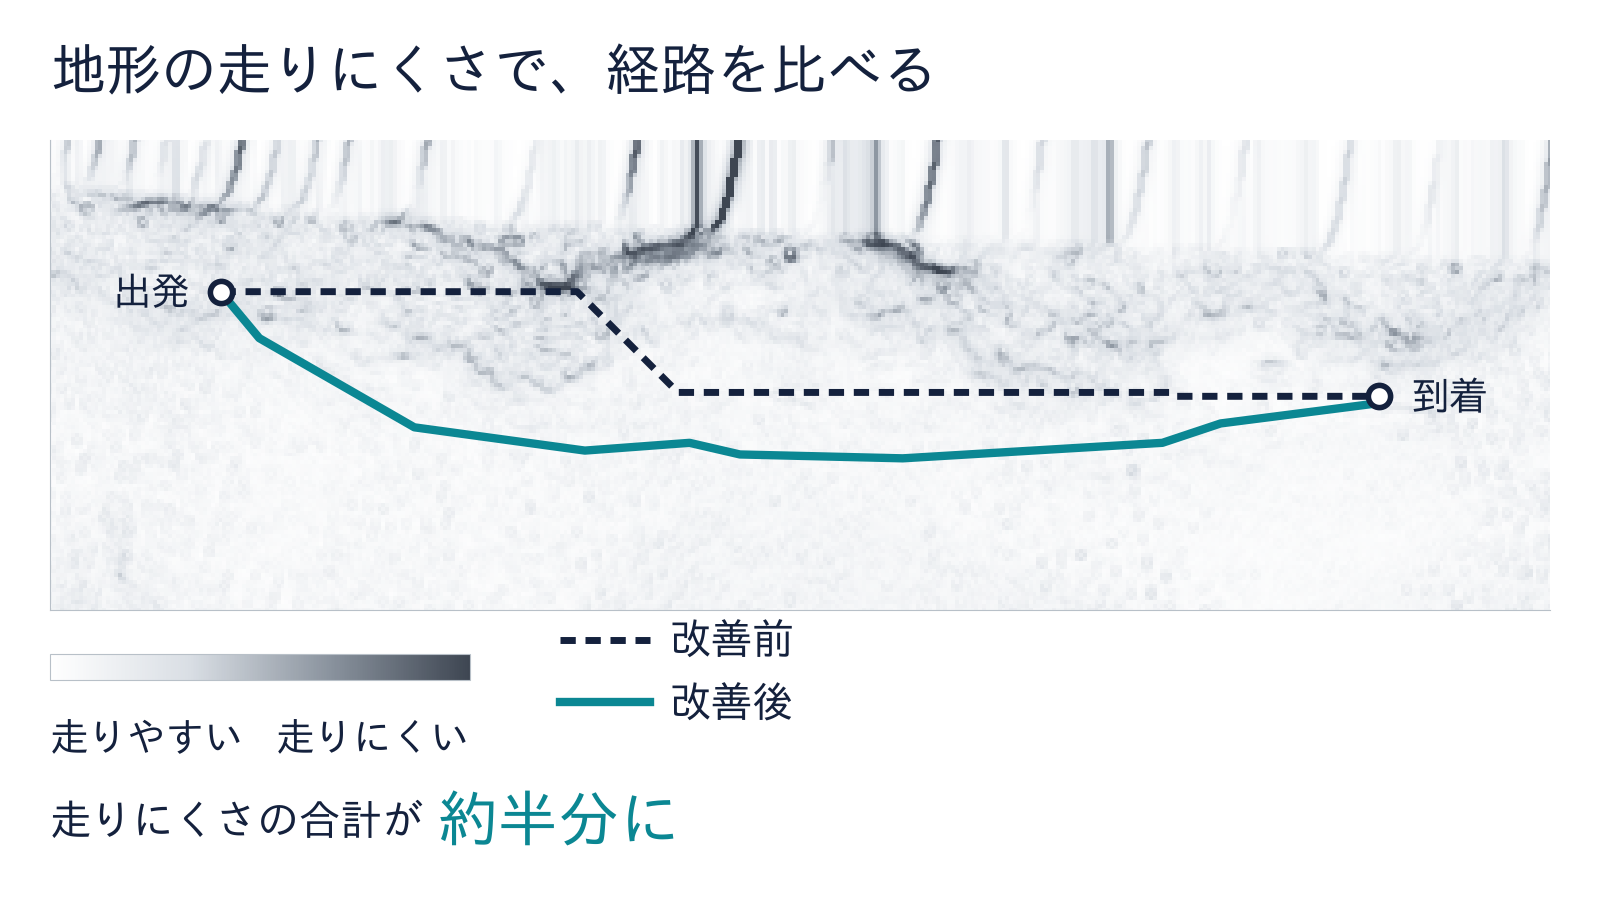

Write the Python code that produced this figure.
"""就活の動画（ヤマハ発動機インターンのエントリー）用：改善前と改善後の経路を、地形の走りにくさの地図の上で比べる図。

使うのはリポジトリの実際の結果だけ：
  - 砂浜は ICAROB 要旨の図と同じ規則で選んだもの（conference/experiments/abstract_figure.py の rule_first、08OB86_-0205）。
  - 経路は同じ設定で計画し直し、保存済みの conference/results/real_beach_las/offline.csv と一致することを確かめてから描く（一致しなければ止まる）。
  - 背景の色は、計画に使う地形の走りにくさ（傾きと凸凹から作るコスト、TraversabilityMap.cost）。
  - 「走りにくさの合計」は、経路に沿った走りにくさの合計（長さ × 経路上の平均コスト）。図には丸めた割合だけを書く。
改善前＝地形を考えない最短経路（A*）、改善後＝地形を考えた経路（TA*-S）。図にはアルゴリズム名を書かない。

実行：python3 figures/sugihara_compare.py（リポジトリの直下から）
出力：figures/sugihara_compare.png（1600×900、背景は白）
"""

import sys
from pathlib import Path

import numpy as np
import pandas as pd
import matplotlib

matplotlib.use("Agg")
import matplotlib.pyplot as plt
from matplotlib import font_manager
from matplotlib.colors import LinearSegmentedColormap

ROOT = Path(__file__).resolve().parents[1]
sys.path.insert(0, str(ROOT / "conference"))
from experiments.abstract_figure import OFFLINE, paths_for  # noqa: E402
from tapp.config import RESOLUTION  # noqa: E402

PATCH = "08OB86_-0205"
OUT = ROOT / "figures" / "sugihara_compare.png"
NAVY, TEAL = "#14213D", "#0B8793"
FONTS = ["Meiryo", "Hiragino Sans", "Hiragino Kaku Gothic ProN", "Hiragino Kaku Gothic Pro",
         "IPAGothic", "IPAPGothic", "Noto Sans CJK JP"]


def japanese_font():
    available = {f.name for f in font_manager.fontManager.ttflist}
    for name in FONTS:
        if name in available:
            return name
    raise RuntimeError("日本語のフォントが見つかりません（メイリオかヒラギノ角ゴを入れてください）")


def main():
    font = japanese_font()
    plt.rcParams.update({"font.family": font, "font.size": 28})
    offline = pd.read_csv(OFFLINE)
    sc, paths = paths_for(PATCH, offline)
    for label, p in paths.items():
        if not all(ok for _, _, ok in p["check"].values()):
            raise RuntimeError(f"{label}: 保存済みの結果と一致しない")
    tm = sc["tmap"]
    totals = {k: p["metrics"]["length_xy"] * p["metrics"]["mean_cost"] for k, p in paths.items()}
    ratio = totals["TA*-S"] / totals["A*"]
    print(f"font={font}  走りにくさの合計  改善前 {totals['A*']:.3f}  改善後 {totals['TA*-S']:.3f}  比 {ratio:.3f}")

    # 1600×900 px（16:9）、背景は白。右下の約 25%（x>1200, y>675 px）には何も置かない。
    fig = plt.figure(figsize=(16, 9), dpi=100, facecolor="white")

    # 地図：経路の範囲（横に長い帯）に合わせた窓。上側の全幅に置く。
    pts = np.vstack([(p["path"] + 0.5) * RESOLUTION for p in paths.values()])
    x0, x1 = pts[:, 0].min() - 22, pts[:, 0].max() + 22
    ax_w_px, ax_h_px = 1500, 470
    yc = (pts[:, 1].min() + pts[:, 1].max()) / 2
    half_h = (x1 - x0) * ax_h_px / ax_w_px / 2
    y0, y1 = yc - half_h, yc + half_h
    ax = fig.add_axes([50 / 1600, 1 - (140 + ax_h_px) / 900, ax_w_px / 1600, ax_h_px / 900])
    n = tm.shape[0]
    cmap = LinearSegmentedColormap.from_list("difficulty", ["#FFFFFF", "#D9DEE4", "#8A939E", "#3E4652"])
    image = ax.imshow(np.clip(tm.cost, 0, 1).T, origin="lower", extent=[0, n * RESOLUTION, 0, n * RESOLUTION],
                      cmap=cmap, vmin=0, vmax=1, interpolation="nearest")
    before = (paths["A*"]["path"] + 0.5) * RESOLUTION
    after = (paths["TA*-S"]["path"] + 0.5) * RESOLUTION
    ax.plot(before[:, 0], before[:, 1], color=NAVY, lw=5, ls=(0, (2.2, 1.4)), solid_capstyle="round")
    ax.plot(after[:, 0], after[:, 1], color=TEAL, lw=6, solid_capstyle="round")
    for xy, text, align in [(before[0], "出発", "right"), (before[-1], "到着", "left")]:
        ax.plot(*xy, marker="o", ms=16, mfc="white", mec=NAVY, mew=4, ls="none", zorder=5)
        ax.annotate(text, xy, xytext=(-22 if align == "right" else 22, 0), textcoords="offset points",
                    ha=align, va="center", fontsize=28, color=NAVY, weight="bold")
    ax.set_xlim(x0, x1)
    ax.set_ylim(y0, y1)
    ax.set_aspect("equal")  # 窓の縦横を軸の縦横に合わせてあるので、ゆがまない
    ax.set_xticks([])
    ax.set_yticks([])
    for spine in ax.spines.values():
        spine.set_color("#B8C0C8")

    # 見出し（左上）
    fig.text(50 / 1600, 1 - 70 / 900, "地形の走りにくさで、経路を比べる", fontsize=40, color=NAVY, weight="bold", va="center")

    # 色の目盛り（地図の下、左側）
    cax = fig.add_axes([50 / 1600, 1 - 680 / 900, 420 / 1600, 26 / 900])
    bar = fig.colorbar(image, cax=cax, orientation="horizontal", ticks=[])
    bar.outline.set_edgecolor("#B8C0C8")
    fig.text(50 / 1600, 1 - 720 / 900, "走りやすい", fontsize=28, color=NAVY, va="top")
    fig.text(470 / 1600, 1 - 720 / 900, "走りにくい", fontsize=28, color=NAVY, va="top", ha="right")

    # 凡例（色の目盛りの右、中央より左）
    lx, ly = 560, 640
    for i, (label, color, style, lw) in enumerate([("改善前", NAVY, (0, (2.2, 1.4)), 5), ("改善後", TEAL, "-", 6)]):
        y = 1 - (ly + i * 62) / 900
        fig.add_artist(plt.Line2D([lx / 1600, (lx + 90) / 1600], [y, y], color=color, lw=lw, ls=style,
                                  transform=fig.transFigure))
        fig.text((lx + 110) / 1600, y, label, fontsize=30, color=NAVY, va="center")

    # 結果のひとこと（下の左、右下の 25% には入れない）
    lead = fig.text(50 / 1600, 1 - 820 / 900, "走りにくさの合計が", fontsize=30, color=NAVY, va="center")
    fig.canvas.draw()
    lead_right = lead.get_window_extent().x1 / fig.bbox.width  # 文字の幅に合わせて、重ならないよう右に続ける
    fig.text(lead_right + 12 / 1600, 1 - 820 / 900, "約半分に", fontsize=44, color=TEAL, weight="bold", va="center")

    OUT.parent.mkdir(parents=True, exist_ok=True)
    fig.savefig(OUT, dpi=100, facecolor="white")
    plt.close(fig)
    print("saved", OUT)


if __name__ == "__main__":
    main()
